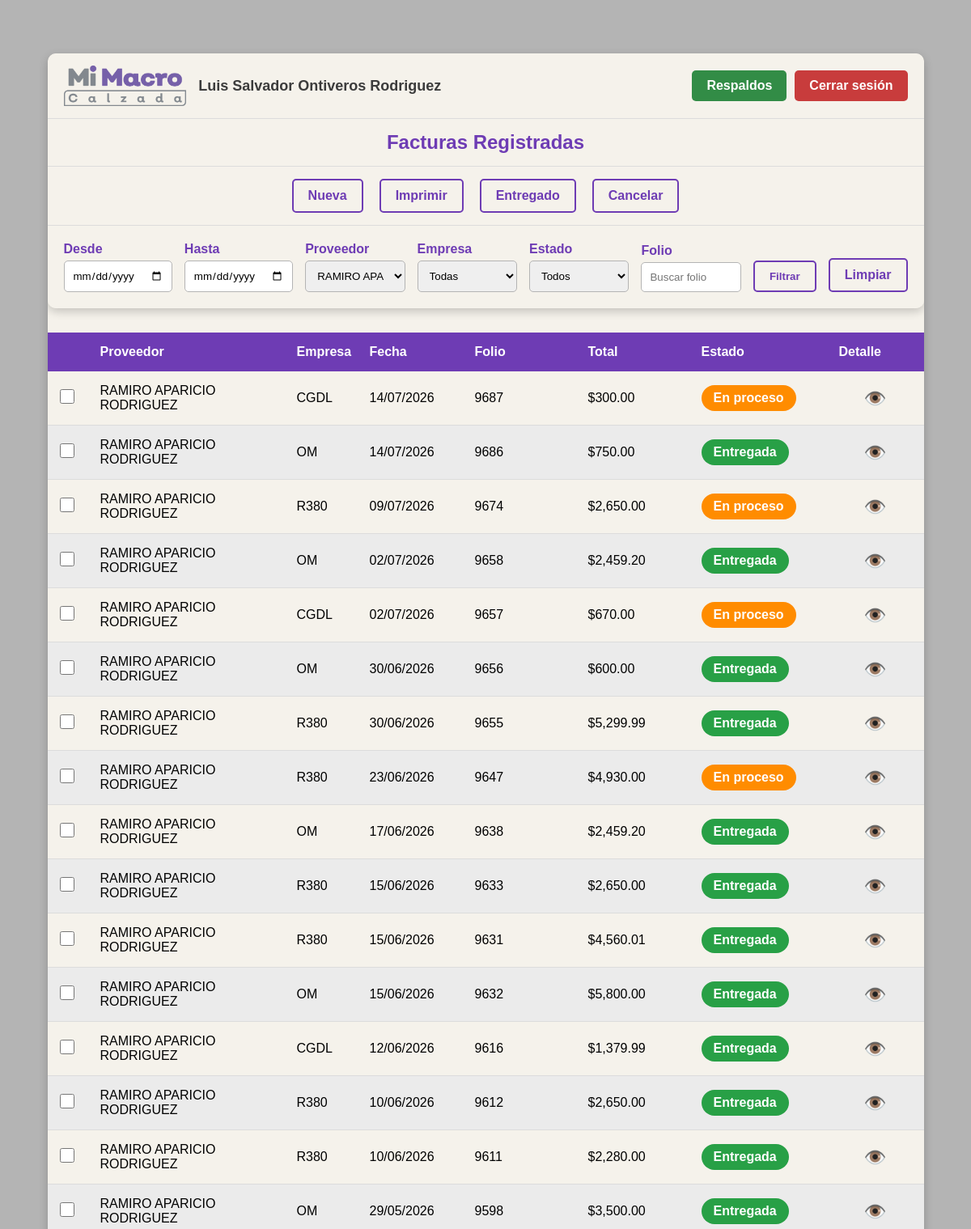
The app's page /facturas.php?id_provedor=6 (signed in, upper part), older data.
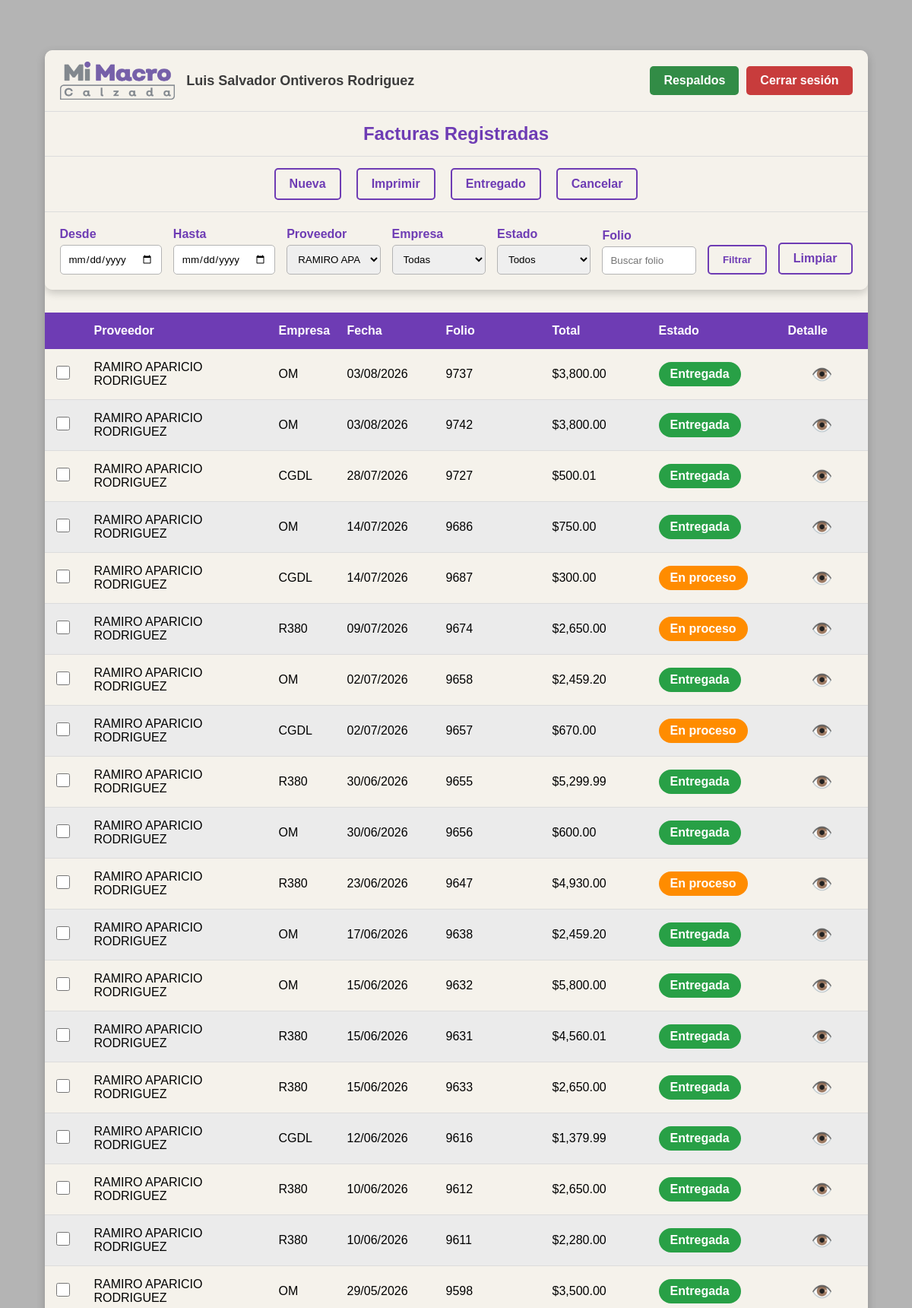
The same page, newer data.
### tables this page shows
CREATE TABLE `factura` (
  `id` int(11) NOT NULL,
  `id_empresa` int(11) NOT NULL,
  `id_provedor` int(11) NOT NULL,
  `folio` varchar(20) NOT NULL,
  `fecha` date NOT NULL,
  `total` decimal(10,2) NOT NULL,
  `estado` int(11) NOT NULL DEFAULT 0,
  `fecha_registro` date NOT NULL,
  `fecha_entregado` date DEFAULT NULL
);

CREATE TABLE `provedores` (
  `id` int(11) NOT NULL,
  `nombre` varchar(255) NOT NULL,
  `irs` int(11) NOT NULL DEFAULT 0,
  `eliminado` int(1) NOT NULL DEFAULT 0
);

### facturas.php (the view, shortened to what this page needs)
<?php
$con = conecta();
$id_provedor  = isset($_GET['id_provedor'])  ? intval($_GET['id_provedor'])  : 0;
$where = "WHERE 1=1";
if($id_provedor > 0){
    $where .= " AND f.id_provedor = $id_provedor";
}
$registros_por_pagina = 30;
$pagina = isset($_GET['pagina']) ? intval($_GET['pagina']) : 1;
$inicio = ($pagina - 1) * $registros_por_pagina;
$sql = "SELECT
            f.id,
            f.id_empresa,
            p.nombre AS proveedor,
            e.nombre AS empresa,
            f.fecha,
            f.folio,
            f.total,
            f.estado
        FROM factura f
        INNER JOIN provedores p ON f.id_provedor = p.id
        INNER JOIN empresa e ON f.id_empresa = e.id
        $where
        ORDER BY f.fecha DESC
        LIMIT $inicio, $registros_por_pagina";
$resultado = $con->query($sql);
?>
<!DOCTYPE html>
<html lang="es">
<head>
    <link rel="stylesheet" href="css/facturas.css">
    <link rel="stylesheet" href="css/menu.css">
</head>
<body>
<div class="contenedor">
    <?php include("menu.php"); ?>
    <div class="encabezado">
        <div>Proveedor</div>
        <div>Empresa</div>
        <div>Fecha</div>
        <div>Folio</div>
        <div>Total</div>
        <div>Estado</div>
        <div>Detalle</div>
    </div>
    <?php while($fila = $resultado->fetch_assoc()){ ?>
        <?php
        $clase = "";
        $texto = "";
        switch($fila['estado']){
            case 1:
                $clase = "proceso";
                $texto = "En proceso";
                break;
            case 2:
                $clase = "entregada";
                $texto = "Entregada";
                break;
        }
        switch($fila['id_empresa']){
            case 1:
                $empresa = "OM";
                break;
            case 2:
                $empresa = "R380";
                break;
            case 3:
                $empresa = "CIM";
                break;
            case 5:
                $empresa = "CGDL";
                break;
        }
        ?>
        <div class="fila">
            <div>
                <input type="checkbox" class="chkFactura" value="<?= $fila['id'] ?>">
            </div>
            <div>
                <?= htmlspecialchars($fila['proveedor']) ?>
            </div>
            <div>
                <?= $empresa ?>
            </div>
            <div>
                <?= date('d/m/Y', strtotime($fila['fecha'])) ?>
            </div>
            <div>
                <?= htmlspecialchars($fila['folio']) ?>
            </div>
            <div>
                $<?= number_format($fila['total'], 2) ?>
            </div>
            <div>
                <span class="estado <?= $clase ?>">
                    <?= $texto ?>
                </span>
            </div>
            <div class="accion">
                <a href="factura_detalle.php?id=<?= $fila['id'] ?>">👁️</a>
            </div>
        </div>
    <?php } ?>
</div>
</body>
</html>

Row changes from the older to the newer data that the page shows:
added factura: id_provedor.nombre "RAMIRO APARICIO RODRIGUEZ", id_empresa "OM", fecha "03/08/2026", folio "9737", total "3,800.00", estado "Entregada"
added factura: id_provedor.nombre "RAMIRO APARICIO RODRIGUEZ", id_empresa "OM", fecha "03/08/2026", folio "9742", total "3,800.00", estado "Entregada"
added factura: id_provedor.nombre "RAMIRO APARICIO RODRIGUEZ", id_empresa "CGDL", fecha "28/07/2026", folio "9727", total "500.01", estado "Entregada"
shown differently, row unchanged: factura (number 4 of 19 on the later page): moves up the list
shown differently, row unchanged: factura (number 9 of 19 on the later page): moves up the list
shown differently, row unchanged: factura (number 13 of 19 on the later page): moves up the list
shown differently, row unchanged: factura (number 14 of 19 on the later page): moves down the list
